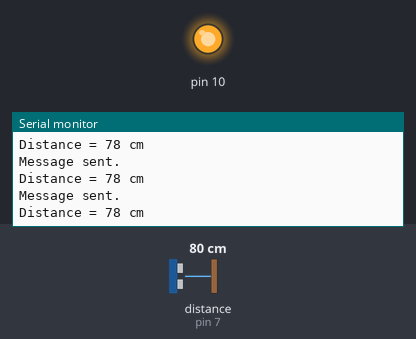
Recording of a sketch running on a simulated Arduino Uno, built with avr-gcc and run on an emulated ATmega328P. Shown: output pins drawn as LEDs (lit = HIGH), the last lines printed to the serial monitor. Wiring (inferred from the names in the program): ultrasonic range finder: trigger pin 6; echo pin 7. Inputs (shaded band) come from the test bench; at power-on: distance to the obstacle (sensor on pin 7) 80 cm. The echo pulse lasts 58.3 µs per cm; no radio packets arrive unless stated; pins used as bus, display or sensor lines are not drawn.

Above: at 1.2 s.
1.3 s: distance to the obstacle (sensor on pin 7) set to 120 cm
At 2.4 s:
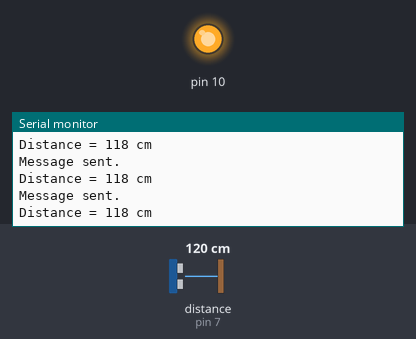
4.3 s: distance to the obstacle (sensor on pin 7) set to 250 cm
At 5.4 s:
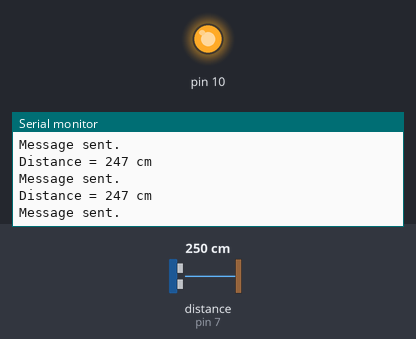
Timing chart, 0 to 7.3 s (numbered marks = the images above; inputs shaded):
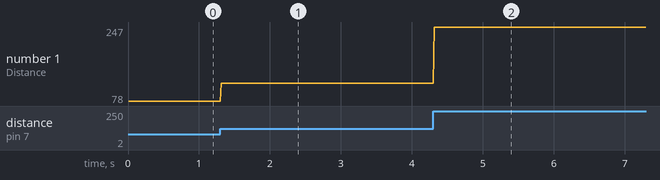

Measured:
- after the input at 1.3 s, the serial monitor: prints a new line at once (image 1)
- after the input at 4.3 s, the serial monitor: prints a new line at once (image 2)
- plotted number 1: 78 → 118 after the input at 1.3 s, 118 → 247 after the input at 4.3 s

The sketch:

ED_Transmitter_03_C_oct18a.ino
```cpp
// Node C  ### Engineering Design group 271

#include <RF24.h>
#include <RF24Network.h>
#include <SPI.h>

RF24 radio(9, 8);                // nRF24L01 (CE,CSN)
RF24Network network(radio);       // Include the radio in the network

const uint16_t this_node = 03;    // Address of this node in Octal format ( 04,031, etc)
const uint16_t nodeReceiver = 00;

const int triggerPin = 6;         // Trigger pin
const int echoPin = 7;            // Echo pin

long interval = 5;               // Send message every 50 milliseconds   ### can be adapted ###
long duration;
long time_last_message;

void setup() {

  pinMode(triggerPin,OUTPUT);     // Trigger is an output pin
  pinMode(echoPin,INPUT);         // Echo is an input pin

  Serial.begin(57600);            // Serial Output

  time_last_message = millis();

  SPI.begin();
  radio.begin();
  network.begin(90, this_node); //(channel, node_address)
}

void loop() {

  network.update();

  long time_now = millis();


  if( time_now - time_last_message >= interval )
  {
    digitalWrite(triggerPin, LOW);
    delayMicroseconds(2);
    digitalWrite(triggerPin, HIGH);          // Trigger pin to HIGH
    delayMicroseconds(10);                   // 10us high
    digitalWrite(triggerPin, LOW);           // Trigger pin to HIGH

    duration = pulseIn(echoPin,HIGH);        // Waits for the echo pin to get high and returns the Duration in microseconds

    long distance_cm = duration*0.034/2;     // Function to calculate the distance

    Serial.print("Distance = ");             // Output to serial port
    Serial.print(distance_cm);
    Serial.println(" cm");

    network.update();
    RF24NetworkHeader header(nodeReceiver, 'C');                          // (Address where the data is going, Node from which it is sent)
    bool ok = network.write(header, &distance_cm, sizeof(distance_cm));   // Send the data

    if( ok )
    {
      Serial.println("Message sent.");
    } else
    {
      Serial.println("ERROR.");
    }

    time_last_message = millis();
  }
}
```
